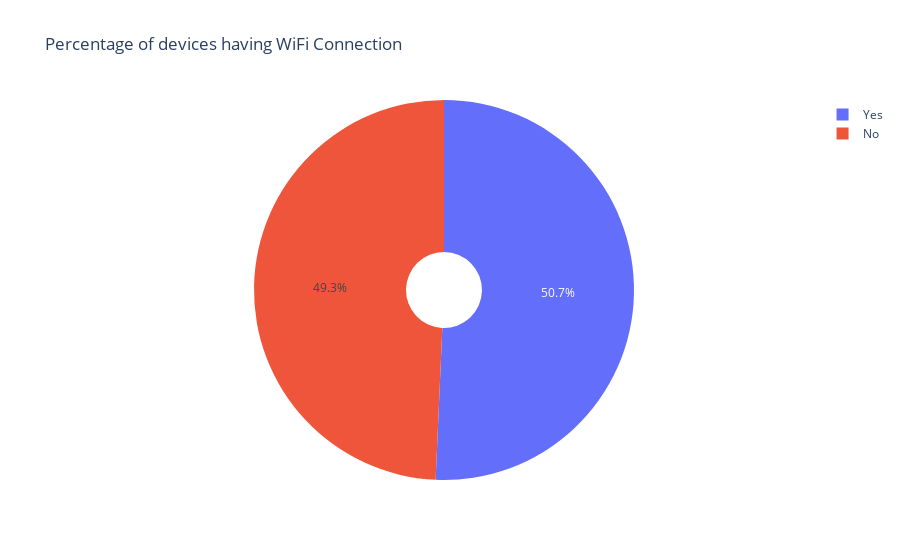

Notebook code for this chart:
### Code cell
train_data['isWifi'] = ''
for i in range(len(train_data)):
    if train_data['wifi'][i] == 0:
        train_data['isWifi'][i] = 'No'
    else:
         train_data['isWifi'][i] = 'Yes'
px.pie(data_frame=train_data,names = 'isWifi',title='Percentage of devices having WiFi Connection', hole = 0.2)

### Figure 1 — Plotly figure (JSON) as saved in the notebook; plotly's stock layout.template omitted (floating-point values rounded to 4 significant figures; data arrays with more than 128 entries replaced by an {"elided": "..."} marker saying what was removed)
{"data": [{"domain": {"x": [0, 1], "y": [0, 1]}, "hole": 0.2, "hovertemplate": "isWifi=%{label}<extra></extra>", "labels": {"elided": "2000 str values"}, "legendgroup": "", "name": "", "showlegend": true, "type": "pie"}], "layout": {"autosize": true, "legend": {"tracegroupgap": 0}, "title": {"text": "Percentage of devices having WiFi Connection"}}}
